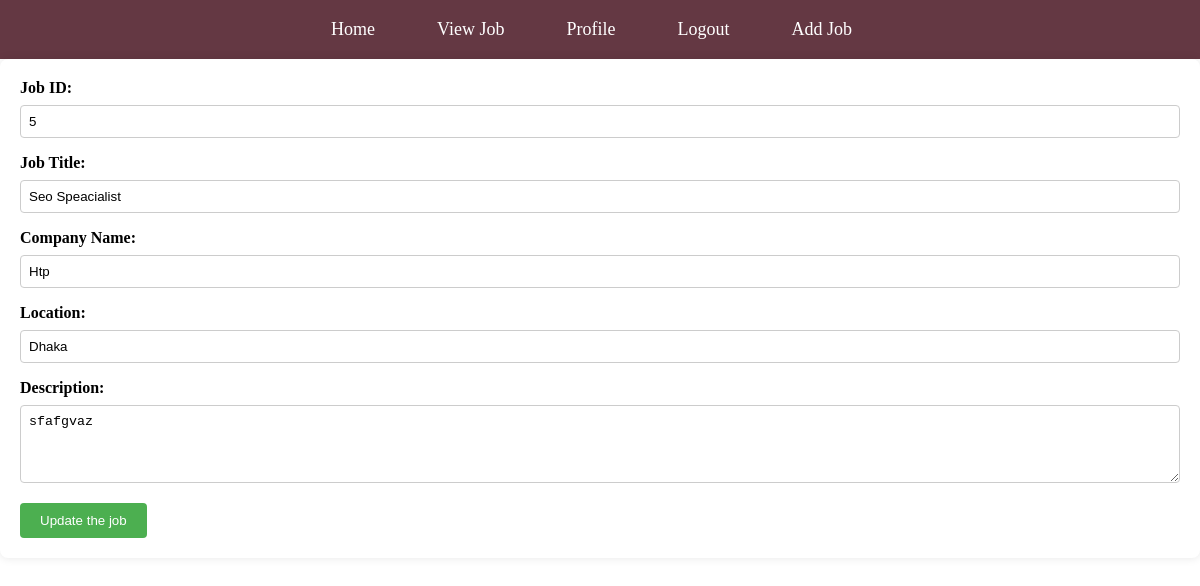
Page /editPage/5 (signed in) on the committed database.
### myApp/models.py (models this page shows, shortened)
class job_model(models.Model):
    job_title = models.CharField(max_length=100, null=True)
    number_of_openings= models.IntegerField(null=True)
    category=models.CharField(max_length=100, null=True)
    company_name = models.CharField(max_length=100, null=True)
    location = models.CharField(max_length=100, null=True)
    description = models.TextField()
    create_at = models.DateTimeField(auto_now_add=True, null=True)
    update_at = models.DateTimeField(auto_now=True, null=True)
    job_creator = models.ForeignKey(Custom_User, on_delete=models.CASCADE)

### myProject/views.py (the view)
# urls.py: path('editPage/<str:myid>',editPage,name='editPage'),
@login_required
def editPage(request,myid):
    job=job_model.objects.filter(id=myid)
    return render(request,'Recruiter/editJob.html',{'job':job})

### Template/Recruiter/editJob.html (shortened to what this page needs)
{% extends "dashboard.html" %}
{% block content %}
<!DOCTYPE html>
<html lang="en">
<head>
</head>
<body>
    <form action="{% url "updatePage" %}" method='POST'>
        {% for i in job %}
        <label for="jobTitle">Job ID:</label>
        <input type="text" value="{{i.id}}" id="jobTitle" name="jobid" required>
        <label for="jobTitle">Job Title:</label>
        <input type="text" value="{{i.job_title}}" id="jobTitle" name="jobTitle" required>
        <label for="companyName">Company Name:</label>
        <input type="text" value="{{i.company_name}}" id="companyName" name="companyName" required>
        <label for="location">Location:</label>
        <input type="text" value="{{i.location}}" id="location" name="location" required>
        <label for="description">Description:</label>
        <textarea id="description"  name="description" rows="4" required>{{i.description}}</textarea>
        <button type="submit">Update the job</button>
        {% endfor %}
    </form>
</body>
</html>
{% endblock content %}

### Template/dashboard.html (style rules this page uses)
body { background: url(https://images.unsplash.com/photo-1531824475211-72594993ce2a?q=80&w=1470&auto=format&fit=crop&ixlib=rb-4.0.3&ixid=M3wxMjA3fDB8MHxwaG90by1wYWdlfHx8fGVufDB8fHx8fA%3D%3D); margin: 0; padding: 0; background-size: cover; background-position: right; background-attachment: fixed; }
* { margin: 0; padding: 0; box-sizing: border-box; }

### Template/Recruiter/editJob.html (style rules this page uses)
form { background-color: #fff; padding: 20px; border-radius: 8px; box-shadow: 0 0 10px rgba(0, 0, 0, 0.1); }
label { display: block; margin-bottom: 8px; font-weight: bold; }
input, textarea { width: 100%; padding: 8px; margin-bottom: 16px; box-sizing: border-box; border: 1px solid #ccc; border-radius: 4px; }
button { background-color: #4caf50; color: #fff; padding: 10px 20px; border: none; border-radius: 4px; cursor: pointer; }

### rows in the picture
job_model: jobid "5", jobTitle "Seo Speacialist", companyName "Htp", location "Dhaka", description "sfafgvaz"
